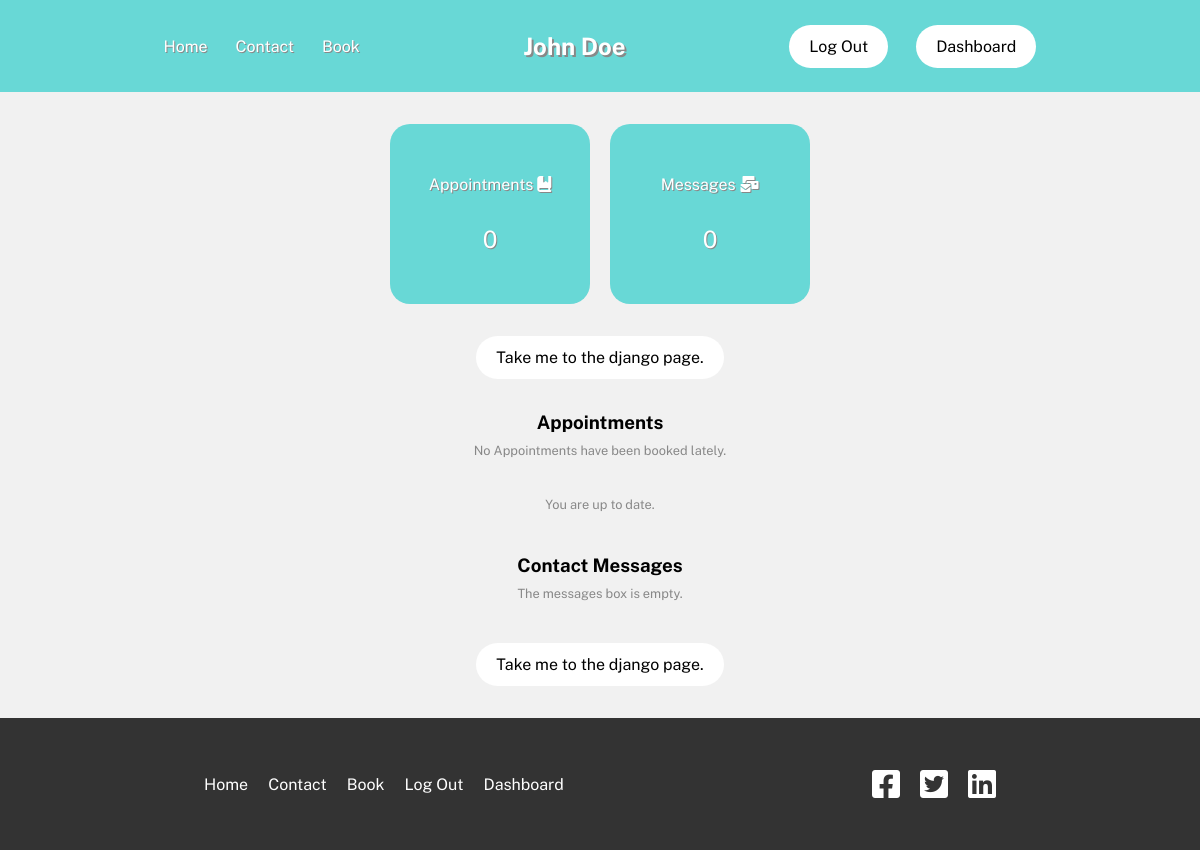
Page /dashboard/ (signed in) on the earlier database version.
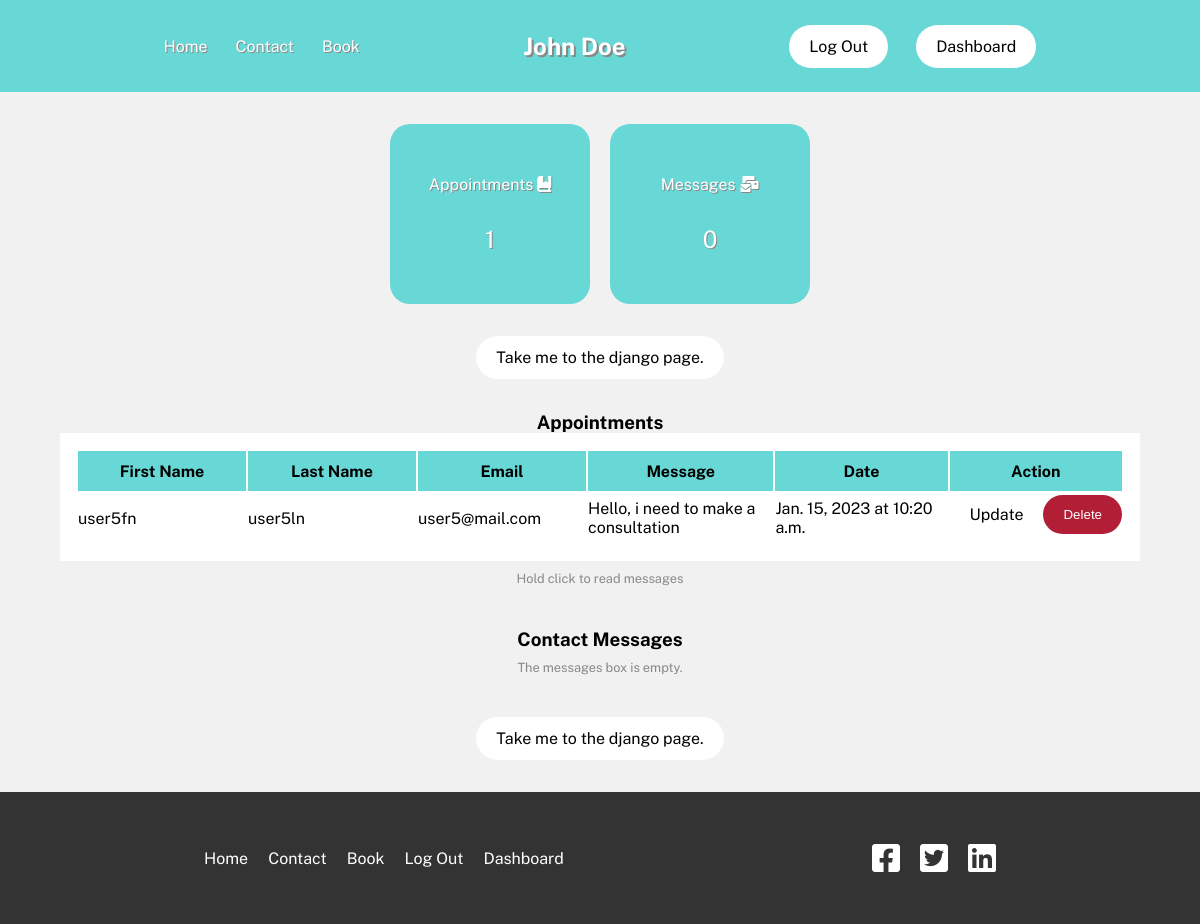
Same page on the later database version.
### core/models.py (models this page shows)
class Appointment(models.Model):
	username = models.ForeignKey(User, on_delete=models.CASCADE, null=True, blank=True)
	first_name = models.CharField(max_length=30)
	last_name = models.CharField(max_length=30)
	email = models.EmailField(max_length=255)
	message = models.TextField(max_length=255)
	created_at = models.DateTimeField(auto_now_add=True)
	date = models.DateField(blank=True, null=True)
	time = models.TimeField(blank=True, null=True)

### core/views.py (the view)
# urls.py: path('dashboard/', admin, name='dashboard'),
@login_required
def admin(request):
	if request.user.is_superuser:
		appointments = Appointment.objects.all()
		contact_messages = Contact.objects.all()
		contact_total = contact_messages.count()
		appointments_total = appointments.count()
		context = {
			'appointments':appointments,
			'appointments_total':appointments_total,
			'contact_messages':contact_messages,
			'contact_total':contact_total
		}
		return render(request, 'dashboard.html', context)
	else:
		redirect('/')

### core/templates/dashboard.html (shortened to what this page needs)
{% extends 'base.html' %}
{% block main %}
<section id="admin-dash">
	<div class="dash-resume">
		<div>
			<p>Appointments <i class="fa-solid fa-book-bookmark"></i></p>
			<span>{{ appointments_total }}</span>
		</div>
		<div>
			<p>Messages <i class="fa-solid fa-envelopes-bulk"></i></p>
			<span>{{ contact_total }}</span>
		</div>
	</div>
	<div class="django-link">
		<a href="{% url 'admin:index' %}" target="_blank" class="django-link btn">Take me to the django page.</a>
	</div>
	<div class="appointments-view">
		<h3>Appointments</h3>
		{% if appointments %}
			<table>
				<thead>
					<tr>
						<th>First Name</th>
						<th>Last Name</th>
						<th>Email</th>
						<th>Message</th>
						<th>Date</th>
						<th>Action</th>
					</tr>
				</thead>
				<tbody>
					{% for appointment in appointments%}
					<tr>
						<td>{{appointment.first_name}}</td>
						<td>{{appointment.last_name}}</td>
						<td>{{appointment.email}}</td>
						<td class="apmsg">{{appointment.message}}</td>
						<td>{{appointment.date}} at {{appointment.time}}</td>
						<td class="actionstd">
							<a href="{% url 'update' appointment.pk %}" class="btn">Update</a>
							<form action="{% url 'delete' appointment.pk %}" method="post">{% csrf_token %} <button class="btn">Delete</button></form>
						</td>
					</tr>
					{% endfor %}
				</tbody>
			</table>
			<p class="subtle">Hold click to read messages</p>
		{% else %}
			<p class="noapp subtle">No Appointments have been booked lately.</p>
			<br>
			<p class="noapp subtle">You are up to date.</p>
		{% endif %}
	</div>
	<div class="appointments-view">
		<h3>Contact Messages</h3>
		{% if contact_messages %}
			<table>
				<thead>
					<tr>
						<th>Email</th>
						<th>Message</th>
						<th>Date</th>
						<th>Action</th>
					</tr>
				</thead>
				<tbody>
					{% for msg in contact_messages %}
					<tr>
						<td>{{msg.email}}</td>
						<td class="apmsg">{{msg.message}}</td>
						<td>{{msg.sent_at}}</td>
						<td class="actionstd">
							<a target="_blank" href="https://mail.google.com/mail/?view=cm&fs=1&to={{msg.email}}&body={{msg.message}}" class="btn">Answer</a>
							<form action="{% url 'deletemsg' msg.pk %}" method="post">{% csrf_token %} <button class="btn">Delete</button></form>
						</td>
					</tr>
					{% endfor %}
				</tbody>
			</table>
			<p class="subtle">Hold click to read messages</p>
		{% else %}
			<p class="nomsg subtle">The messages box is empty.</p>
		{% endif %}
	</div>
	<div class="django-link">
		<a href="{% url 'admin:index' %}" target="_blank" class="django-link btn">Take me to the django page.</a>
	</div>
</section>
{% endblock %}

Differences in the rows shown:
added Appointment: first_name "user5fn", last_name "user5ln", email "user5@mail.com", message "Hello, i need to make a consultation", date "Jan. 15, 2023", time "10:20 a.m."
Other differences:
{{ appointments_total }}: "0" → "1"
text no longer shown: "No Appointments have been booked lately. You are up to date."
text now shown: "First Name Last Name Email Message Date Action Hold click to read messages"
